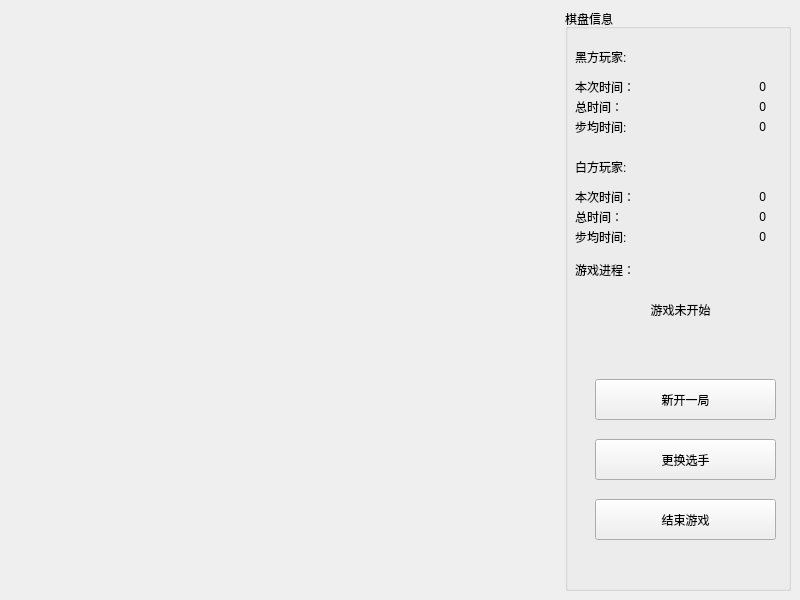
<?xml version="1.0" encoding="UTF-8"?>
<ui version="4.0">
 <class>MainWindow</class>
 <widget class="QMainWindow" name="MainWindow">
  <property name="geometry">
   <rect>
    <x>0</x>
    <y>0</y>
    <width>800</width>
    <height>600</height>
   </rect>
  </property>
  <property name="minimumSize">
   <size>
    <width>800</width>
    <height>600</height>
   </size>
  </property>
  <property name="maximumSize">
   <size>
    <width>800</width>
    <height>600</height>
   </size>
  </property>
  <property name="windowTitle">
   <string>hhw的五子棋</string>
  </property>
  <property name="windowIcon">
   <iconset resource="media.qrc">
    <normaloff>:/media/black.png</normaloff>:/media/black.png</iconset>
  </property>
  <widget class="QWidget" name="centralwidget">
   <layout class="QHBoxLayout" name="horizontalLayout">
    <item>
     <widget class="QWidget" name="board" native="true">
      <property name="minimumSize">
       <size>
        <width>550</width>
        <height>550</height>
       </size>
      </property>
      <property name="maximumSize">
       <size>
        <width>550</width>
        <height>550</height>
       </size>
      </property>
     </widget>
    </item>
    <item>
     <widget class="QGroupBox" name="groupBox">
      <property name="sizePolicy">
       <sizepolicy hsizetype="Expanding" vsizetype="Expanding">
        <horstretch>0</horstretch>
        <verstretch>0</verstretch>
       </sizepolicy>
      </property>
      <property name="styleSheet">
       <string notr="true">
font: 16pt &quot;楷体&quot;;</string>
      </property>
      <property name="title">
       <string>棋盘信息</string>
      </property>
      <widget class="QLabel" name="label">
       <property name="geometry">
        <rect>
         <x>10</x>
         <y>40</y>
         <width>81</width>
         <height>16</height>
        </rect>
       </property>
       <property name="text">
        <string>黑方玩家:</string>
       </property>
      </widget>
      <widget class="QLabel" name="label_2">
       <property name="geometry">
        <rect>
         <x>10</x>
         <y>150</y>
         <width>81</width>
         <height>16</height>
        </rect>
       </property>
       <property name="text">
        <string>白方玩家:</string>
       </property>
      </widget>
      <widget class="QLabel" name="blackPlayerLabel">
       <property name="geometry">
        <rect>
         <x>90</x>
         <y>40</y>
         <width>81</width>
         <height>16</height>
        </rect>
       </property>
       <property name="layoutDirection">
        <enum>Qt::LeftToRight</enum>
       </property>
       <property name="text">
        <string/>
       </property>
       <property name="alignment">
        <set>Qt::AlignCenter</set>
       </property>
      </widget>
      <widget class="QLabel" name="whitePlayerLabel">
       <property name="geometry">
        <rect>
         <x>90</x>
         <y>150</y>
         <width>81</width>
         <height>16</height>
        </rect>
       </property>
       <property name="layoutDirection">
        <enum>Qt::LeftToRight</enum>
       </property>
       <property name="text">
        <string/>
       </property>
       <property name="alignment">
        <set>Qt::AlignCenter</set>
       </property>
      </widget>
      <widget class="QLabel" name="blackChessPtr">
       <property name="geometry">
        <rect>
         <x>180</x>
         <y>30</y>
         <width>30</width>
         <height>30</height>
        </rect>
       </property>
       <property name="styleSheet">
        <string notr="true">border-image: url(:/media/black.png);</string>
       </property>
       <property name="text">
        <string/>
       </property>
      </widget>
      <widget class="QLabel" name="whiteChessPtr">
       <property name="geometry">
        <rect>
         <x>180</x>
         <y>140</y>
         <width>30</width>
         <height>30</height>
        </rect>
       </property>
       <property name="styleSheet">
        <string notr="true">border-image: url(:/media/white.png);</string>
       </property>
       <property name="text">
        <string/>
       </property>
      </widget>
      <widget class="QPushButton" name="reStart">
       <property name="geometry">
        <rect>
         <x>30</x>
         <y>370</y>
         <width>181</width>
         <height>41</height>
        </rect>
       </property>
       <property name="text">
        <string>新开一局</string>
       </property>
      </widget>
      <widget class="QPushButton" name="choosePlayer">
       <property name="geometry">
        <rect>
         <x>30</x>
         <y>430</y>
         <width>181</width>
         <height>41</height>
        </rect>
       </property>
       <property name="text">
        <string>更换选手</string>
       </property>
      </widget>
      <widget class="QPushButton" name="closeBtn">
       <property name="geometry">
        <rect>
         <x>30</x>
         <y>490</y>
         <width>181</width>
         <height>41</height>
        </rect>
       </property>
       <property name="text">
        <string>结束游戏</string>
       </property>
      </widget>
      <widget class="QLabel" name="gameProgress">
       <property name="geometry">
        <rect>
         <x>10</x>
         <y>270</y>
         <width>211</width>
         <height>61</height>
        </rect>
       </property>
       <property name="text">
        <string>游戏未开始</string>
       </property>
       <property name="alignment">
        <set>Qt::AlignCenter</set>
       </property>
      </widget>
      <widget class="QLabel" name="label_4">
       <property name="geometry">
        <rect>
         <x>10</x>
         <y>250</y>
         <width>131</width>
         <height>21</height>
        </rect>
       </property>
       <property name="text">
        <string>游戏进程：</string>
       </property>
       <property name="alignment">
        <set>Qt::AlignLeading|Qt::AlignLeft|Qt::AlignVCenter</set>
       </property>
      </widget>
      <widget class="QLabel" name="blackStepTimeLabel">
       <property name="geometry">
        <rect>
         <x>110</x>
         <y>70</y>
         <width>91</width>
         <height>16</height>
        </rect>
       </property>
       <property name="text">
        <string>0</string>
       </property>
       <property name="alignment">
        <set>Qt::AlignRight|Qt::AlignTrailing|Qt::AlignVCenter</set>
       </property>
      </widget>
      <widget class="QLabel" name="label_5">
       <property name="geometry">
        <rect>
         <x>10</x>
         <y>70</y>
         <width>81</width>
         <height>16</height>
        </rect>
       </property>
       <property name="text">
        <string>本次时间：</string>
       </property>
      </widget>
      <widget class="QLabel" name="blackTotalTimeLabel">
       <property name="geometry">
        <rect>
         <x>110</x>
         <y>90</y>
         <width>91</width>
         <height>16</height>
        </rect>
       </property>
       <property name="text">
        <string>0</string>
       </property>
       <property name="alignment">
        <set>Qt::AlignRight|Qt::AlignTrailing|Qt::AlignVCenter</set>
       </property>
      </widget>
      <widget class="QLabel" name="label_7">
       <property name="geometry">
        <rect>
         <x>10</x>
         <y>90</y>
         <width>81</width>
         <height>16</height>
        </rect>
       </property>
       <property name="text">
        <string>总时间：</string>
       </property>
      </widget>
      <widget class="QLabel" name="whiteStepTimeLabel">
       <property name="geometry">
        <rect>
         <x>110</x>
         <y>180</y>
         <width>91</width>
         <height>16</height>
        </rect>
       </property>
       <property name="text">
        <string>0</string>
       </property>
       <property name="alignment">
        <set>Qt::AlignRight|Qt::AlignTrailing|Qt::AlignVCenter</set>
       </property>
      </widget>
      <widget class="QLabel" name="whiteTotalTimeLabel">
       <property name="geometry">
        <rect>
         <x>110</x>
         <y>200</y>
         <width>91</width>
         <height>16</height>
        </rect>
       </property>
       <property name="text">
        <string>0</string>
       </property>
       <property name="alignment">
        <set>Qt::AlignRight|Qt::AlignTrailing|Qt::AlignVCenter</set>
       </property>
      </widget>
      <widget class="QLabel" name="label_17">
       <property name="geometry">
        <rect>
         <x>10</x>
         <y>180</y>
         <width>81</width>
         <height>16</height>
        </rect>
       </property>
       <property name="text">
        <string>本次时间：</string>
       </property>
      </widget>
      <widget class="QLabel" name="label_18">
       <property name="geometry">
        <rect>
         <x>10</x>
         <y>200</y>
         <width>81</width>
         <height>16</height>
        </rect>
       </property>
       <property name="text">
        <string>总时间：</string>
       </property>
      </widget>
      <widget class="QLabel" name="blackPerStepLabel">
       <property name="geometry">
        <rect>
         <x>110</x>
         <y>110</y>
         <width>91</width>
         <height>16</height>
        </rect>
       </property>
       <property name="text">
        <string>0</string>
       </property>
       <property name="alignment">
        <set>Qt::AlignRight|Qt::AlignTrailing|Qt::AlignVCenter</set>
       </property>
      </widget>
      <widget class="QLabel" name="label_22">
       <property name="geometry">
        <rect>
         <x>10</x>
         <y>110</y>
         <width>81</width>
         <height>16</height>
        </rect>
       </property>
       <property name="text">
        <string>步均时间:</string>
       </property>
      </widget>
      <widget class="QLabel" name="whitePerStepLabel">
       <property name="geometry">
        <rect>
         <x>110</x>
         <y>220</y>
         <width>91</width>
         <height>16</height>
        </rect>
       </property>
       <property name="text">
        <string>0</string>
       </property>
       <property name="alignment">
        <set>Qt::AlignRight|Qt::AlignTrailing|Qt::AlignVCenter</set>
       </property>
      </widget>
      <widget class="QLabel" name="label_23">
       <property name="geometry">
        <rect>
         <x>10</x>
         <y>220</y>
         <width>81</width>
         <height>16</height>
        </rect>
       </property>
       <property name="text">
        <string>步均时间:</string>
       </property>
      </widget>
     </widget>
    </item>
   </layout>
  </widget>
  <widget class="QMenuBar" name="menubar">
   <property name="geometry">
    <rect>
     <x>0</x>
     <y>0</y>
     <width>800</width>
     <height>18</height>
    </rect>
   </property>
  </widget>
 </widget>
 <resources>
  <include location="media.qrc"/>
 </resources>
 <connections/>
</ui>
